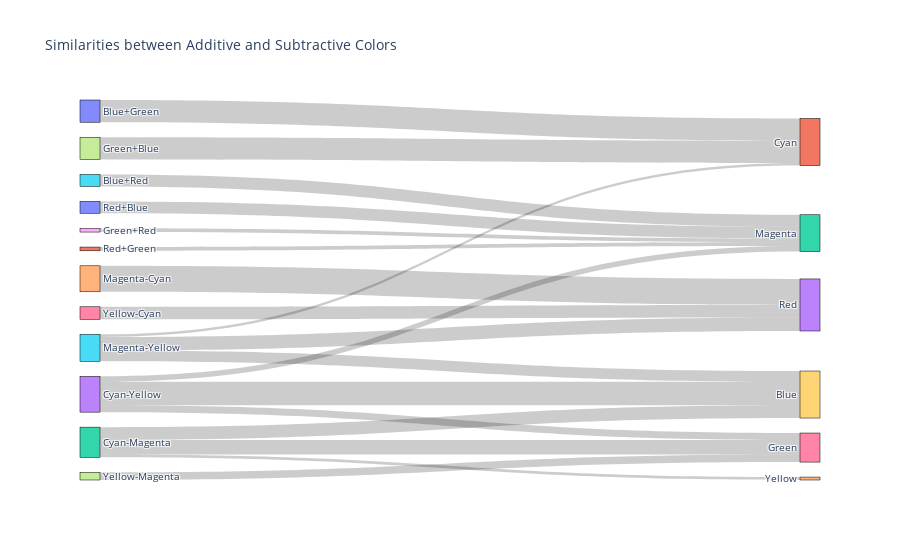

The cell this chart's notebook holds for it:
### Code cell
import plotly.graph_objects as go
import numpy as np

# Assuming color2vector is your dictionary of colors to vectors
# and you've computed additive_colors and subtractive_colors as given

# Calculate similarities and prepare data for Sankey diagram
source = []
target = []
value = []
labels = []

# Additive colors
for rv in additive_colors:
    for ov in color2vector.items():
        if ov[0] not in ['S1', 'V1', 'BW', 'Brown']:
            similarity = np.dot(rv[0], ov[1])
            if ov[0] not in rv[1]:
                # Add to Sankey data
                if rv[1] not in labels:
                    labels.append(rv[1])
                if ov[0] not in labels:
                    labels.append(ov[0])

                source.append(labels.index(rv[1]))
                target.append(labels.index(ov[0]))
                value.append(similarity)

# Assuming subtractive_colors follows the same structure
for rv in subtractive_colors:
    for ov in color2vector.items():
        if ov[0] not in ['S1', 'V1', 'BW', 'Brown']:
            similarity = np.dot(rv[0], ov[1])
            if ov[0] not in rv[1]:
                # Add to Sankey data
                if rv[1] not in labels:
                    labels.append(rv[1])
                if ov[0] not in labels:
                    labels.append(ov[0])

                source.append(labels.index(rv[1]))
                target.append(labels.index(ov[0]))
                value.append(similarity)
    # Similar logic as above

# Create Sankey diagram
fig = go.Figure(data=[go.Sankey(
    node=dict(
      pad=15,
      thickness=20,
      line=dict(color="black", width=0.5),
      label=labels
    ),
    link=dict(
      source=source,
      target=target,
      value=value
    ))])

fig.update_layout(title_text="Similarities between Additive and Subtractive Colors", font_size=10)
fig.show()

### Figure 1 — Plotly figure (JSON) as saved in the notebook; plotly's stock layout.template omitted (floating-point values rounded to 4 significant figures)
{"data": [{"link": {"source": [0, 0, 0, 0, 5, 5, 5, 5, 7, 7, 7, 7, 8, 8, 8, 8, 10, 10, 10, 10, 11, 11, 11, 11, 12, 12, 12, 12, 13, 13, 13, 13, 14, 14, 14, 14, 15, 15, 15, 15, 16, 16, 16, 16, 17, 17, 17, 17], "target": [1, 2, 3, 4, 1, 6, 2, 4, 1, 2, 3, 4, 9, 1, 2, 4, 1, 6, 2, 4, 9, 1, 2, 4, 9, 6, 3, 4, 9, 6, 2, 3, 9, 6, 3, 4, 9, 1, 6, 3, 9, 6, 2, 3, 9, 1, 6, 3], "value": [0.2187, -0.04847, -0.2473, -0.07933, -0.0341, -0.1025, 0.1173, -0.1593, 0.2187, -0.04847, -0.2473, -0.07933, -0.1354, -0.1166, 0.03673, -0.04107, -0.0341, -0.1025, 0.1173, -0.1593, -0.1354, -0.1166, 0.03673, -0.04107, 0.1259, 0.1426, -0.2555, 0.0287, 0.2301, 0.06804, 0.05429, -0.1234, -0.1259, -0.1426, 0.2555, -0.0287, 0.1063, 0.02611, -0.07502, 0.1329, -0.2301, -0.06804, -0.05429, 0.1234, -0.1063, -0.02611, 0.07502, -0.1329]}, "node": {"label": ["Blue+Green", "Cyan", "Magenta", "Red", "Yellow", "Blue+Red", "Green", "Green+Blue", "Green+Red", "Blue", "Red+Blue", "Red+Green", "Cyan-Magenta", "Cyan-Yellow", "Magenta-Cyan", "Magenta-Yellow", "Yellow-Cyan", "Yellow-Magenta"], "line": {"color": "black", "width": 0.5}, "pad": 15, "thickness": 20}, "type": "sankey"}], "layout": {"font": {"size": 10}, "title": {"text": "Similarities between Additive and Subtractive Colors"}}}
